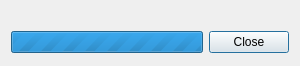
<?xml version="1.0" encoding="UTF-8"?>
<ui version="4.0">
 <class>DataDownloader</class>
 <widget class="QDialog" name="DataDownloader">
  <property name="geometry">
   <rect>
    <x>0</x>
    <y>0</y>
    <width>300</width>
    <height>66</height>
   </rect>
  </property>
  <layout class="QGridLayout" name="gridLayout">
   <item row="1" column="0">
    <widget class="QProgressBar" name="progressBar">
     <property name="maximum">
      <number>0</number>
     </property>
     <property name="textVisible">
      <bool>false</bool>
     </property>
    </widget>
   </item>
   <item row="1" column="1">
    <widget class="QPushButton" name="pushClose">
     <property name="text">
      <string extracomment="Command">Close</string>
     </property>
    </widget>
   </item>
   <item row="2" column="0">
    <spacer name="verticalSpacer">
     <property name="orientation">
      <enum>Qt::Vertical</enum>
     </property>
     <property name="sizeHint" stdset="0">
      <size>
       <width>20</width>
       <height>0</height>
      </size>
     </property>
    </spacer>
   </item>
   <item row="0" column="0" colspan="2">
    <widget class="QLabel" name="label">
     <property name="text">
      <string/>
     </property>
    </widget>
   </item>
  </layout>
 </widget>
 <resources/>
 <connections>
  <connection>
   <sender>pushClose</sender>
   <signal>clicked()</signal>
   <receiver>DataDownloader</receiver>
   <slot>reject()</slot>
   <hints>
    <hint type="sourcelabel">
     <x>304</x>
     <y>37</y>
    </hint>
    <hint type="destinationlabel">
     <x>307</x>
     <y>84</y>
    </hint>
   </hints>
  </connection>
 </connections>
</ui>
